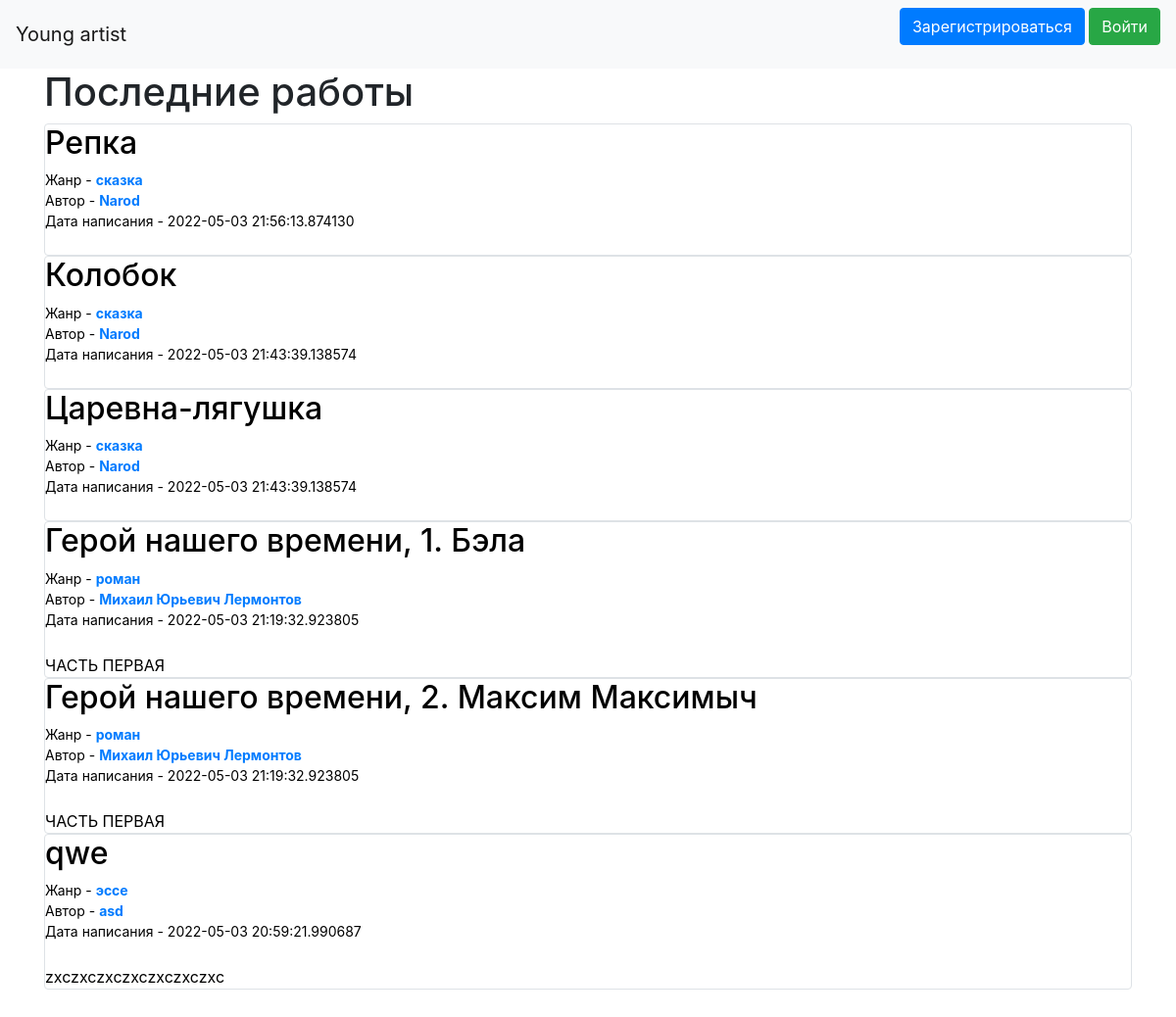
The page / on the database its author committed.
### data/works.py (models this page shows)
class Works(SqlAlchemyBase, SerializerMixin):
    __tablename__ = 'works'
    datetime_format = '%d %B %Y'
    id = sqlalchemy.Column(sqlalchemy.Integer,
                           primary_key=True, autoincrement=True)
    title = sqlalchemy.Column(sqlalchemy.String, nullable=True)
    genre_id = sqlalchemy.Column(sqlalchemy.Integer,
                                sqlalchemy.ForeignKey("genres.id"))
    description = sqlalchemy.Column(sqlalchemy.String, nullable=True)
    content = sqlalchemy.Column(sqlalchemy.String, nullable=True)
    created_date = sqlalchemy.Column(sqlalchemy.DateTime,
                                     default=datetime.datetime.now())
    is_private = sqlalchemy.Column(sqlalchemy.Boolean, default=True)
    user_id = sqlalchemy.Column(sqlalchemy.Integer,
                                sqlalchemy.ForeignKey("users.id"))
    user = orm.relation('User')
    genre = orm.relation('Genre')

### data/genre.py (models this page shows)
class Genre(SqlAlchemyBase, SerializerMixin):
    __tablename__ = 'genres'
    id = sqlalchemy.Column(sqlalchemy.Integer, primary_key=True,
                           autoincrement=True)
    name = sqlalchemy.Column(sqlalchemy.String, nullable=True)
    news = orm.relation("Works", back_populates='genre')

### data/users.py (models this page shows, shortened)
class User(SqlAlchemyBase, UserMixin, SerializerMixin):
    __tablename__ = 'users'
    id = sqlalchemy.Column(sqlalchemy.Integer,
                           primary_key=True, autoincrement=True)
    name = sqlalchemy.Column(sqlalchemy.String, nullable=True)
    about = sqlalchemy.Column(sqlalchemy.String, nullable=True)
    email = sqlalchemy.Column(sqlalchemy.String,
                              index=True, unique=True, nullable=True)
    hashed_password = sqlalchemy.Column(sqlalchemy.String, nullable=True)
    created_date = sqlalchemy.Column(sqlalchemy.DateTime,
                                     default=datetime.datetime.now)
    news = orm.relation("Works", back_populates='user')

### main.py (the view)
@app.route("/")
def index():
    db_sess = db_session.create_session()
    works = db_sess.query(Works).order_by(
        desc(Works.created_date))
    return render_template("index.html",
                           headline='Последние работы',
                           works=works)

### data/db_session.py (called while the page is built)
def create_session() -> Session:
    global __factory
    return __factory()

### templates/index.html
{% extends "base.html" %}
{% block content %}
<h1>{{ headline }}</h1>
{% for item in works %}
<div class="col-md6 border rounded" style="color: black;">
    <a href='/texts/{{ item.id|int() }}' class='straight_link'>
        <h2>{{item.title}}</h2>
    </a>
    <div style="overflow-x:hidden; text-overflow: ellipsis; font-size: 14px;">
        Жанр - <a href="/filtered_by_genre/{{ item.genre_id }}"><b>{{item.genre.name}}</b></a><br>
        Автор - <a href="/profile/{{item.user_id}}"><b>{{item.user.name}}</b><a>
        <br>Дата написания - {{item.created_date}}
    </div>
    <br>
    <div style="overflow-x:hidden; text-overflow: ellipsis;">
        {{item.description}}
    </div>
</div>
{% endfor %}
{% endblock %}

### templates/base.html (style rules this page uses)
.straight_link { text-decoration: none; color: black; }

### rows shown on the page
Works: title "Репка", genre.name "сказка", user.name "Narod", created_date "2022-05-03 21:56:13.874130"
Works: title "Колобок", genre.name "сказка", user.name "Narod", created_date "2022-05-03 21:43:39.138574"
Works: title "Царевна-лягушка", genre.name "сказка", user.name "Narod", created_date "2022-05-03 21:43:39.138574"
Works: title "Герой нашего времени, 1. Бэла", genre.name "роман", user.name "Михаил Юрьевич Лермонтов", created_date "2022-05-03 21:19:32.923805", description "ЧАСТЬ ПЕРВАЯ"
Works: title "Герой нашего времени, 2. Максим Максимыч", genre.name "роман", user.name "Михаил Юрьевич Лермонтов", created_date "2022-05-03 21:19:32.923805", description "ЧАСТЬ ПЕРВАЯ"
Works: title "qwe", genre.name "эссе", user.name "asd", created_date "2022-05-03 20:59:21.990687", description "zxczxczxczxczxczxczxc"

### other values the page prints
{{ headline }} "Последние работы"
